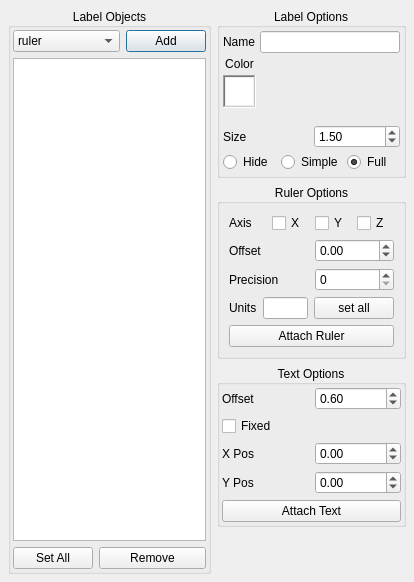
<?xml version="1.0" encoding="UTF-8"?>
<ui version="4.0">
 <class>labelDialog</class>
 <widget class="QDialog" name="labelDialog">
  <property name="geometry">
   <rect>
    <x>0</x>
    <y>0</y>
    <width>414</width>
    <height>582</height>
   </rect>
  </property>
  <property name="windowTitle">
   <string>Label Manager</string>
  </property>
  <layout class="QGridLayout" name="gridLayout_3">
   <property name="leftMargin">
    <number>8</number>
   </property>
   <property name="topMargin">
    <number>8</number>
   </property>
   <property name="rightMargin">
    <number>8</number>
   </property>
   <property name="bottomMargin">
    <number>8</number>
   </property>
   <property name="horizontalSpacing">
    <number>6</number>
   </property>
   <item row="0" column="0" rowspan="4">
    <widget class="QGroupBox" name="gbLabels">
     <property name="title">
      <string>Label Objects</string>
     </property>
     <property name="alignment">
      <set>Qt::AlignCenter</set>
     </property>
     <layout class="QGridLayout" name="gridLayout">
      <property name="leftMargin">
       <number>2</number>
      </property>
      <property name="topMargin">
       <number>2</number>
      </property>
      <property name="rightMargin">
       <number>2</number>
      </property>
      <property name="bottomMargin">
       <number>2</number>
      </property>
      <item row="0" column="0" colspan="2">
       <widget class="QComboBox" name="labelTypeChoice">
        <property name="font">
         <font>
          <weight>50</weight>
          <bold>false</bold>
         </font>
        </property>
        <item>
         <property name="text">
          <string>ruler</string>
         </property>
        </item>
        <item>
         <property name="text">
          <string>text</string>
         </property>
        </item>
       </widget>
      </item>
      <item row="0" column="2">
       <widget class="QPushButton" name="addLabelButton">
        <property name="text">
         <string>Add</string>
        </property>
        <property name="flat">
         <bool>false</bool>
        </property>
       </widget>
      </item>
      <item row="1" column="0" colspan="3">
       <widget class="QListWidget" name="labelBrowser"/>
      </item>
      <item row="2" column="0">
       <widget class="QPushButton" name="setAllButton">
        <property name="text">
         <string>Set All</string>
        </property>
       </widget>
      </item>
      <item row="2" column="1" colspan="2">
       <widget class="QPushButton" name="removeLabelButton">
        <property name="text">
         <string>Remove</string>
        </property>
       </widget>
      </item>
     </layout>
    </widget>
   </item>
   <item row="1" column="1">
    <widget class="QGroupBox" name="rulerOptions">
     <property name="title">
      <string>Ruler Options</string>
     </property>
     <property name="alignment">
      <set>Qt::AlignCenter</set>
     </property>
     <layout class="QVBoxLayout" name="verticalLayout_2">
      <item>
       <layout class="QHBoxLayout" name="horizontalLayout_10">
        <item>
         <widget class="QLabel" name="tlAxis">
          <property name="font">
           <font>
            <weight>50</weight>
            <bold>false</bold>
           </font>
          </property>
          <property name="text">
           <string>Axis</string>
          </property>
         </widget>
        </item>
        <item>
         <widget class="QCheckBox" name="xLockButton">
          <property name="text">
           <string>X</string>
          </property>
         </widget>
        </item>
        <item>
         <widget class="QCheckBox" name="yLockButton">
          <property name="text">
           <string>Y</string>
          </property>
         </widget>
        </item>
        <item>
         <widget class="QCheckBox" name="zLockButton">
          <property name="text">
           <string>Z</string>
          </property>
         </widget>
        </item>
       </layout>
      </item>
      <item>
       <layout class="QGridLayout" name="gridLayout_4">
        <item row="0" column="0">
         <widget class="QLabel" name="tlRulerOffset">
          <property name="font">
           <font>
            <weight>50</weight>
            <bold>false</bold>
           </font>
          </property>
          <property name="text">
           <string>Offset</string>
          </property>
         </widget>
        </item>
        <item row="1" column="0">
         <widget class="QLabel" name="tlRulerPrecision">
          <property name="font">
           <font>
            <weight>50</weight>
            <bold>false</bold>
           </font>
          </property>
          <property name="text">
           <string>Precision</string>
          </property>
         </widget>
        </item>
        <item row="1" column="1">
         <widget class="QSpinBox" name="rulerPrecision">
          <property name="maximum">
           <number>8</number>
          </property>
         </widget>
        </item>
        <item row="0" column="1">
         <widget class="QDoubleSpinBox" name="rulerOffset">
          <property name="minimum">
           <double>-1.000000000000000</double>
          </property>
          <property name="maximum">
           <double>1.000000000000000</double>
          </property>
          <property name="singleStep">
           <double>0.010000000000000</double>
          </property>
         </widget>
        </item>
       </layout>
      </item>
      <item>
       <layout class="QHBoxLayout" name="horizontalLayout_13">
        <item>
         <widget class="QLabel" name="tlUnits">
          <property name="font">
           <font>
            <weight>50</weight>
            <bold>false</bold>
           </font>
          </property>
          <property name="text">
           <string>Units</string>
          </property>
         </widget>
        </item>
        <item>
         <widget class="QLineEdit" name="unitsInput"/>
        </item>
        <item>
         <widget class="QPushButton" name="setAIlUnitsButton">
          <property name="text">
           <string>set all</string>
          </property>
         </widget>
        </item>
       </layout>
      </item>
      <item>
       <widget class="QPushButton" name="attachRulerButton">
        <property name="text">
         <string>Attach Ruler</string>
        </property>
       </widget>
      </item>
     </layout>
    </widget>
   </item>
   <item row="2" column="1">
    <widget class="QGroupBox" name="textOptions">
     <property name="title">
      <string>Text Options</string>
     </property>
     <property name="alignment">
      <set>Qt::AlignCenter</set>
     </property>
     <layout class="QVBoxLayout" name="verticalLayout_3">
      <property name="leftMargin">
       <number>2</number>
      </property>
      <property name="topMargin">
       <number>2</number>
      </property>
      <property name="rightMargin">
       <number>2</number>
      </property>
      <property name="bottomMargin">
       <number>2</number>
      </property>
      <item>
       <layout class="QHBoxLayout" name="horizontalLayout_7">
        <item>
         <widget class="QLabel" name="tlTextOffset">
          <property name="font">
           <font>
            <weight>50</weight>
            <bold>false</bold>
           </font>
          </property>
          <property name="text">
           <string>Offset</string>
          </property>
         </widget>
        </item>
        <item>
         <widget class="QDoubleSpinBox" name="doubleSpinBox">
          <property name="minimum">
           <double>-1.000000000000000</double>
          </property>
          <property name="maximum">
           <double>1.000000000000000</double>
          </property>
          <property name="singleStep">
           <double>0.010000000000000</double>
          </property>
          <property name="value">
           <double>0.600000000000000</double>
          </property>
         </widget>
        </item>
       </layout>
      </item>
      <item>
       <widget class="QCheckBox" name="fixedButton">
        <property name="font">
         <font>
          <weight>50</weight>
          <bold>false</bold>
         </font>
        </property>
        <property name="text">
         <string>Fixed</string>
        </property>
       </widget>
      </item>
      <item>
       <layout class="QHBoxLayout" name="horizontalLayout_8">
        <item>
         <widget class="QLabel" name="tlXPosition">
          <property name="font">
           <font>
            <weight>50</weight>
            <bold>false</bold>
           </font>
          </property>
          <property name="text">
           <string>X Pos</string>
          </property>
         </widget>
        </item>
        <item>
         <widget class="QDoubleSpinBox" name="xTextPosition">
          <property name="minimum">
           <double>-1.000000000000000</double>
          </property>
          <property name="maximum">
           <double>1.000000000000000</double>
          </property>
          <property name="singleStep">
           <double>0.010000000000000</double>
          </property>
         </widget>
        </item>
       </layout>
      </item>
      <item>
       <layout class="QHBoxLayout" name="horizontalLayout_9">
        <item>
         <widget class="QLabel" name="tlYPosition">
          <property name="font">
           <font>
            <weight>50</weight>
            <bold>false</bold>
           </font>
          </property>
          <property name="text">
           <string>Y Pos</string>
          </property>
         </widget>
        </item>
        <item>
         <widget class="QDoubleSpinBox" name="yTextPosition">
          <property name="minimum">
           <double>-1.000000000000000</double>
          </property>
          <property name="maximum">
           <double>1.000000000000000</double>
          </property>
          <property name="singleStep">
           <double>0.010000000000000</double>
          </property>
         </widget>
        </item>
       </layout>
      </item>
      <item>
       <widget class="QPushButton" name="attachTextButton">
        <property name="font">
         <font>
          <weight>50</weight>
          <bold>false</bold>
         </font>
        </property>
        <property name="text">
         <string>Attach Text</string>
        </property>
       </widget>
      </item>
     </layout>
    </widget>
   </item>
   <item row="3" column="1">
    <spacer name="verticalSpacer">
     <property name="orientation">
      <enum>Qt::Vertical</enum>
     </property>
     <property name="sizeHint" stdset="0">
      <size>
       <width>20</width>
       <height>1</height>
      </size>
     </property>
    </spacer>
   </item>
   <item row="0" column="1">
    <widget class="QGroupBox" name="commonOptions">
     <property name="title">
      <string>Label Options</string>
     </property>
     <property name="alignment">
      <set>Qt::AlignCenter</set>
     </property>
     <layout class="QGridLayout" name="gridLayout_2">
      <property name="leftMargin">
       <number>3</number>
      </property>
      <property name="topMargin">
       <number>3</number>
      </property>
      <property name="rightMargin">
       <number>3</number>
      </property>
      <property name="bottomMargin">
       <number>3</number>
      </property>
      <property name="spacing">
       <number>4</number>
      </property>
      <item row="3" column="1">
       <widget class="QariSliderInput" name="blueInput"/>
      </item>
      <item row="4" column="0" colspan="2">
       <layout class="QHBoxLayout" name="horizontalLayout_4">
        <item>
         <widget class="QLabel" name="tlSize">
          <property name="font">
           <font>
            <weight>50</weight>
            <bold>false</bold>
           </font>
          </property>
          <property name="text">
           <string>Size</string>
          </property>
         </widget>
        </item>
        <item>
         <widget class="QDoubleSpinBox" name="textSize">
          <property name="minimum">
           <double>0.100000000000000</double>
          </property>
          <property name="maximum">
           <double>5.000000000000000</double>
          </property>
          <property name="singleStep">
           <double>0.100000000000000</double>
          </property>
          <property name="value">
           <double>1.500000000000000</double>
          </property>
         </widget>
        </item>
       </layout>
      </item>
      <item row="0" column="1">
       <widget class="QLineEdit" name="nameInput"/>
      </item>
      <item row="1" column="0" rowspan="3">
       <layout class="QVBoxLayout" name="verticalLayout">
        <item>
         <widget class="QLabel" name="tlColor">
          <property name="sizePolicy">
           <sizepolicy hsizetype="Preferred" vsizetype="Maximum">
            <horstretch>0</horstretch>
            <verstretch>0</verstretch>
           </sizepolicy>
          </property>
          <property name="font">
           <font>
            <weight>50</weight>
            <bold>false</bold>
           </font>
          </property>
          <property name="text">
           <string>Color</string>
          </property>
          <property name="alignment">
           <set>Qt::AlignCenter</set>
          </property>
         </widget>
        </item>
        <item>
         <widget class="QFrame" name="colorBox">
          <property name="sizePolicy">
           <sizepolicy hsizetype="Preferred" vsizetype="Preferred">
            <horstretch>0</horstretch>
            <verstretch>0</verstretch>
           </sizepolicy>
          </property>
          <property name="minimumSize">
           <size>
            <width>33</width>
            <height>33</height>
           </size>
          </property>
          <property name="maximumSize">
           <size>
            <width>33</width>
            <height>33</height>
           </size>
          </property>
          <property name="autoFillBackground">
           <bool>true</bool>
          </property>
          <property name="frameShape">
           <enum>QFrame::WinPanel</enum>
          </property>
          <property name="frameShadow">
           <enum>QFrame::Sunken</enum>
          </property>
          <layout class="QVBoxLayout" name="verticalLayout_4">
           <property name="spacing">
            <number>0</number>
           </property>
           <property name="leftMargin">
            <number>1</number>
           </property>
           <property name="topMargin">
            <number>1</number>
           </property>
           <property name="rightMargin">
            <number>1</number>
           </property>
           <property name="bottomMargin">
            <number>1</number>
           </property>
           <item>
            <widget class="QLabel" name="ColorPool">
             <property name="autoFillBackground">
              <bool>false</bool>
             </property>
             <property name="styleSheet">
              <string notr="true">background-color: rgb(255,255,255)</string>
             </property>
             <property name="text">
              <string notr="true"/>
             </property>
            </widget>
           </item>
          </layout>
         </widget>
        </item>
        <item>
         <spacer name="verticalSpacer_2">
          <property name="orientation">
           <enum>Qt::Vertical</enum>
          </property>
          <property name="sizeHint" stdset="0">
           <size>
            <width>32</width>
            <height>13</height>
           </size>
          </property>
         </spacer>
        </item>
       </layout>
      </item>
      <item row="0" column="0">
       <widget class="QLabel" name="tlName">
        <property name="font">
         <font>
          <weight>50</weight>
          <bold>false</bold>
         </font>
        </property>
        <property name="text">
         <string>Name</string>
        </property>
       </widget>
      </item>
      <item row="1" column="1">
       <widget class="QariSliderInput" name="redInput"/>
      </item>
      <item row="2" column="1">
       <widget class="QariSliderInput" name="greenInput"/>
      </item>
      <item row="5" column="0" colspan="2">
       <layout class="QHBoxLayout" name="horizontalLayout_5">
        <item>
         <widget class="QRadioButton" name="hideButton">
          <property name="text">
           <string>Hide</string>
          </property>
         </widget>
        </item>
        <item>
         <widget class="QRadioButton" name="showButton">
          <property name="text">
           <string>Simple</string>
          </property>
         </widget>
        </item>
        <item>
         <widget class="QRadioButton" name="highlightButton">
          <property name="text">
           <string>Full</string>
          </property>
          <property name="checked">
           <bool>true</bool>
          </property>
         </widget>
        </item>
       </layout>
      </item>
     </layout>
    </widget>
   </item>
  </layout>
 </widget>
 <customwidgets>
  <customwidget>
   <class>QariSliderInput</class>
   <extends>QWidget</extends>
   <header>qarisliderinput.h</header>
  </customwidget>
 </customwidgets>
 <resources/>
 <connections>
  <connection>
   <sender>labelTypeChoice</sender>
   <signal>currentTextChanged(QString)</signal>
   <receiver>labelDialog</receiver>
   <slot>onLabelTypeChanged(QString)</slot>
   <hints>
    <hint type="sourcelabel">
     <x>74</x>
     <y>43</y>
    </hint>
    <hint type="destinationlabel">
     <x>220</x>
     <y>282</y>
    </hint>
   </hints>
  </connection>
 </connections>
 <slots>
  <slot>onLabelTypeChanged(QString)</slot>
 </slots>
</ui>
